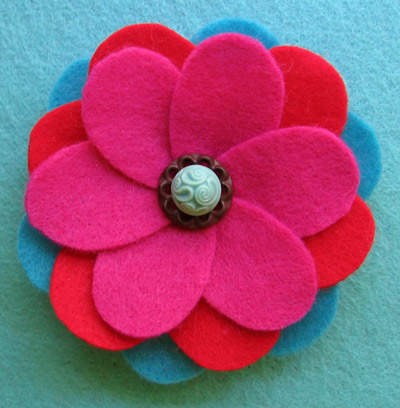
%> input picture Input/flower.jpg, 400 x 408 px
$ octave Problem1.m   (GNU Octave 9; MATLAB toolbox functions it lacks are replaced by stand-ins)
%> lines starting %> are read from the running program, lines starting %| are printed output that depends on the picture
%Image Histogram
imo = imread('flower.jpg');
%> imo is the input picture: size 408x400x3 uint8; mean R, G, B 150.2, 87.4, 119.7
im = rgb2gray(imo); %  0.299 * R + 0.587 * G + 0.114 * B
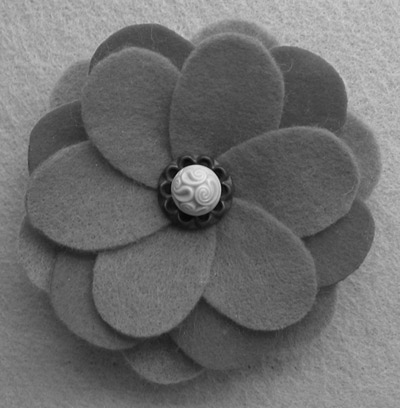
%> im: size 408x400 uint8; min 5, max 233, mean 109.8
% Histogram
% Creating a range of 1 to 256 array with values of all zero.
histogram_values = zeros(1, 256);
%Storing the size of input image in r and c
[r, c] = size(im);
%> r = 408; c = 400
%creating a nested loop one for is to define column and another one for row
for i = 1:r
    for j = 1:c
        % storing the input images pixel value in the pixval
        pixval = im(i, j);
        % Incrementing the pixval location in histogram_values array by 1
        histogram_values(pixval + 1) = histogram_values(pixval + 1) + 1;
    end
end
%> after the loop, histogram_values = 256 values, max 2525 at index 86, min 0 at index 1, mean 637.5
%Normalizing histogram
%counting total pixel of the image
total_pixel = r*c;
%> total_pixel = 163200
%Normalizing the histogram
normalizedHistogram = histogram_values/total_pixel;
%> normalizedHistogram = 256 values, max 0.0155 at index 86, min 0 at index 1, mean 0.00391
%Viewing the input image and houtput histogram
figure;
subplot(2, 3, 1);
imshow(imo)
title('Original Image');
subplot(2, 3, 2);
bar(histogram_values);
title('Generated Histogram');
xlabel('Pixel Value');
ylabel('Frequency');
subplot(2, 3, 3);
bar(normalizedHistogram);
title('Normalized Histogram');
xlabel('Pixel Value');
ylabel('Frequency');
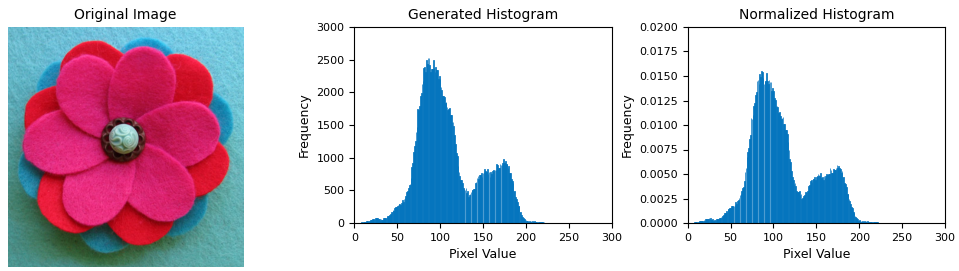
%> figure redrawn from the program's plot data, 3 panels

$ run again, with Input/cat.png saved as Input/flower.jpg
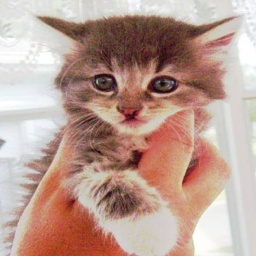
%> input picture Input/cat.png, 256 x 256 px
%> imo is the input picture: size 256x256x3 uint8; mean R, G, B 188, 158.8, 147.9
%> `im = rgb2gray(imo);`:
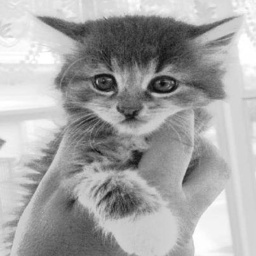
%> im: size 256x256 uint8; min 9, max 255, mean 166.3
%> after the loop `for i = 1:r`: histogram_values = 256 values, max 1017 at index 213, min 0 at index 1, mean 256
%> normalizedHistogram = 256 values, max 0.0155 at index 213, min 0 at index 1, mean 0.00391
%> `ylabel('Frequency');`:
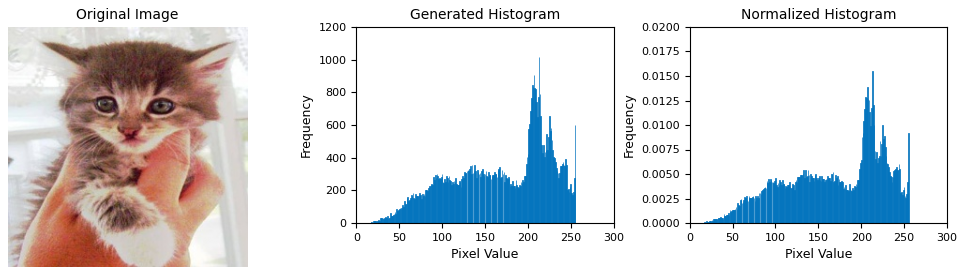
%> figure redrawn from the program's plot data, 3 panels

$ run again, with Input/dog.png saved as Input/flower.jpg
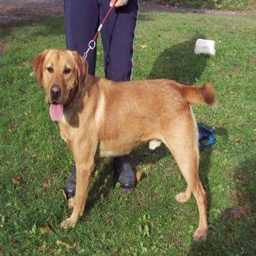
%> input picture Input/dog.png, 256 x 256 px
%> imo is the input picture: size 256x256x3 uint8; mean R, G, B 114.5, 111.5, 77.1
%> `im = rgb2gray(imo);`:
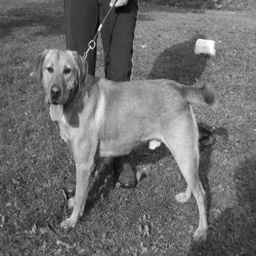
%> im: size 256x256 uint8; min 4, max 255, mean 108.5
%> after the loop `for i = 1:r`: histogram_values = 256 values, max 722 at index 99, min 0 at index 1, mean 256
%> normalizedHistogram = 256 values, max 0.011 at index 99, min 0 at index 1, mean 0.00391
%> `ylabel('Frequency');`:
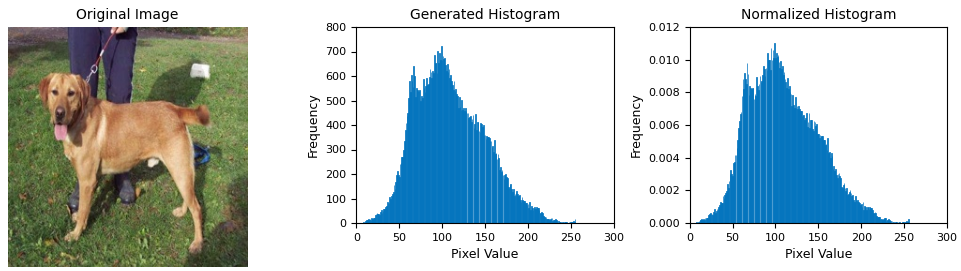
%> figure redrawn from the program's plot data, 3 panels
